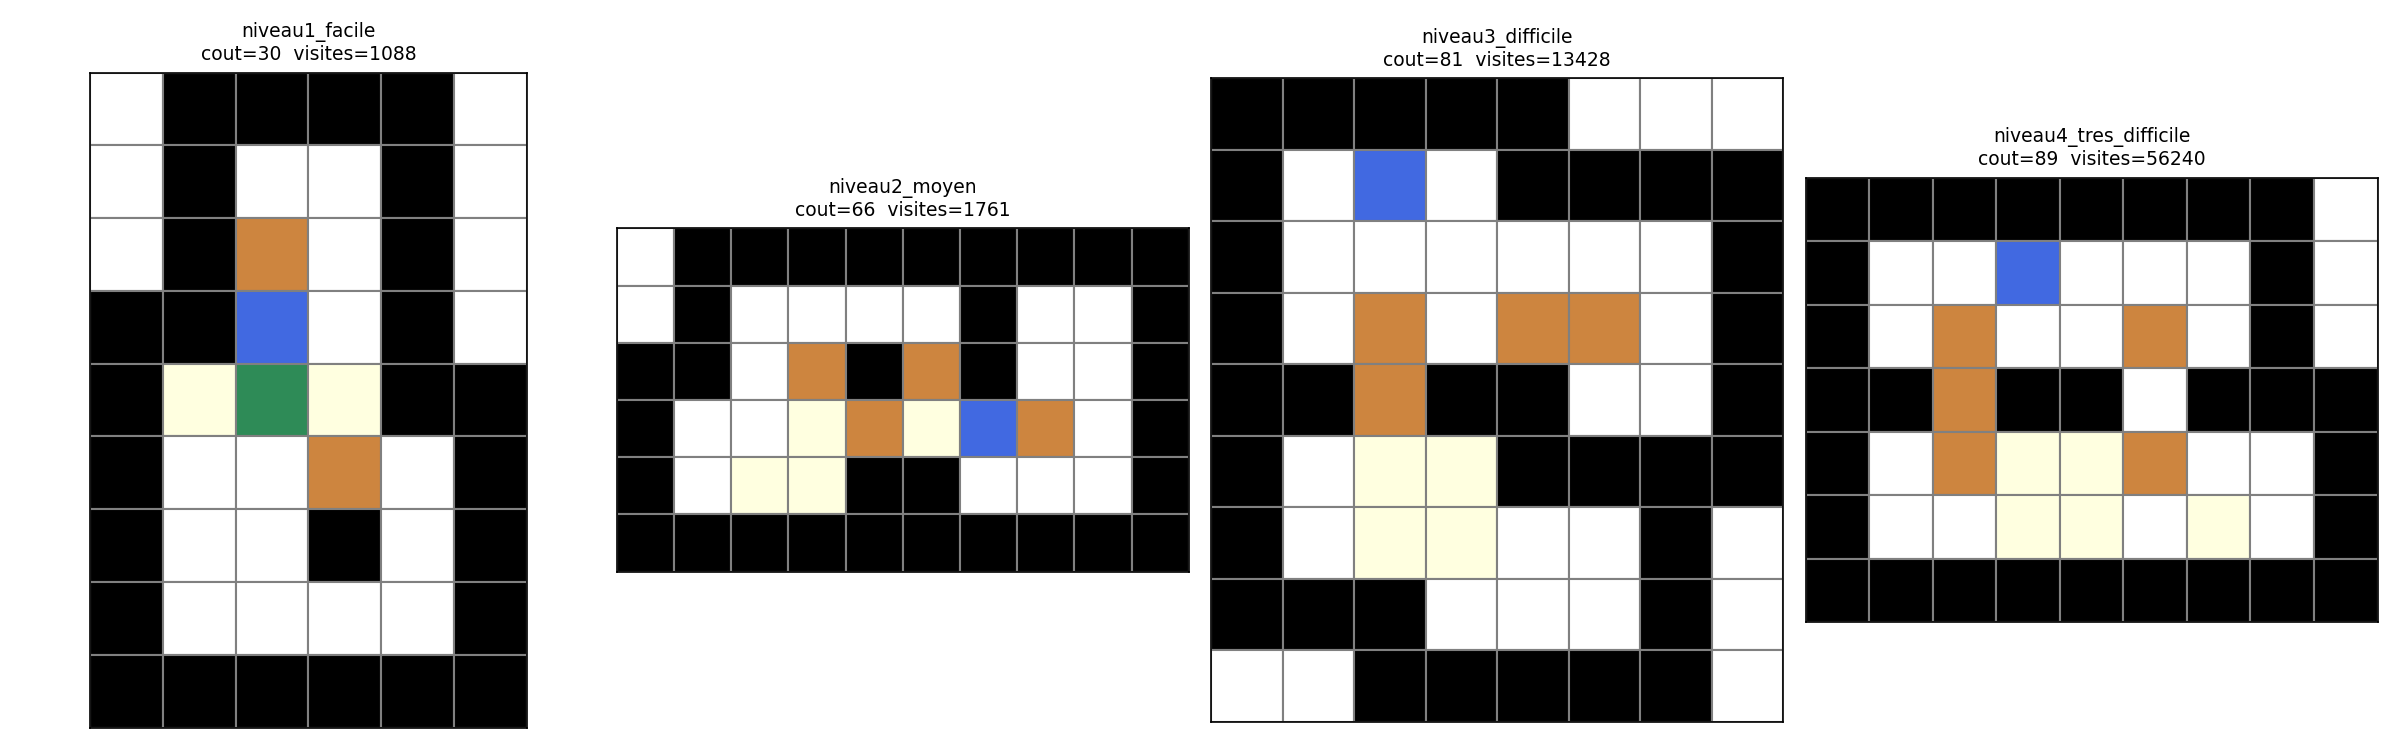

Python code for this plot:
import matplotlib.pyplot as plt

from Algorithmes.A_etoile.a_etoile import a_etoile
from Jeux.Sokoban.probleme_sokoban import charger_depuis_fichier
from Resultat.outils.dessiner_sokoban import dessiner_sokoban

NIVEAUX = ["niveau1_facile", "niveau2_moyen", "niveau3_difficile", "niveau4_tres_difficile"]
MAX_ETATS_EXPLORES = 500_000  # garde-fou, Sokoban peut exploser vite

fig, axes = plt.subplots(1, len(NIVEAUX), figsize=(16, 5))

for colonne, niveau in enumerate(NIVEAUX):
    chemin_fichier = f"Jeux/Sokoban/exemples/microban/{niveau}.txt"
    probleme = charger_depuis_fichier(chemin_fichier)

    chemin, cout, visites = a_etoile(probleme, max_etats_explores=MAX_ETATS_EXPLORES)

    ax = axes[colonne]
    dessiner_sokoban(probleme, ax=ax)  # affiche l'état de départ (pas le déroulé du chemin)

    if chemin is not None:
        titre = f"{niveau}\ncout={cout}  visites={len(visites)}"
    else:
        titre = f"{niveau}\nPAS DE SOLUTION (budget {MAX_ETATS_EXPLORES})"
    ax.set_title(titre, fontsize=9)

    print(f"{niveau}: cout={cout} visites={len(visites)}")

CHEMIN_IMAGE = "Resultat/Sokoban/A_etoile/apercu_resolutions.png"
plt.tight_layout()
plt.savefig(CHEMIN_IMAGE, dpi=150)
plt.close(fig)
print(f"Aperçu enregistré dans {CHEMIN_IMAGE}")
